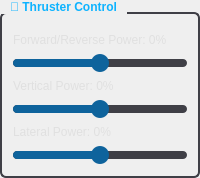
         <widget class="QGroupBox" name="grpThrusters">
          <property name="sizePolicy">
           <sizepolicy hsizetype="Preferred" vsizetype="Preferred">
            <horstretch>0</horstretch>
            <verstretch>0</verstretch>
           </sizepolicy>
          </property>
          <property name="styleSheet">
           <string notr="true">QGroupBox {
    border: 2px solid #3f3f46;
    border-radius: 6px;
    margin-top: 12px;
    padding-top: 8px;
    font-weight: bold;
}

QGroupBox::title {
    subcontrol-origin: margin;
    subcontrol-position: top left;
    padding: 0 8px;
    color: #0db3ff;
}</string>
          </property>
          <property name="title">
           <string>🚀 Thruster Control</string>
          </property>
          <layout class="QVBoxLayout" name="thrustersLayout">
           <item>
            <widget class="QLabel" name="lblForwardThrust">
             <property name="styleSheet">
              <string notr="true">/* Labels */
QLabel {
    color: #e0e0e0;
    background-color: transparent;
}

QLabel#lblStatus {
    padding: 4px 12px;
    border-radius: 4px;
    font-weight: bold;
}

QLabel[frameShape=&quot;4&quot;] { /* Box frame */
    background-color: #252526;
    border: 2px solid #3f3f46;
    border-radius: 4px;
}</string>
             </property>
             <property name="text">
              <string>Forward/Reverse Power: 0%</string>
             </property>
            </widget>
           </item>
           <item>
            <widget class="QSlider" name="sliderForward">
             <property name="styleSheet">
              <string notr="true">QSlider::groove:horizontal {
    height: 8px;
    background: #3f3f46;
    border-radius: 4px;
}

QSlider::handle:horizontal {
    background: #0e639c;
    width: 18px;
    margin: -5px 0;
    border-radius: 9px;
}

QSlider::handle:horizontal:hover {
    background: #1177bb;
}

QSlider::sub-page:horizontal {
    background: #0e639c;
    border-radius: 4px;
}</string>
             </property>
             <property name="minimum">
              <number>-100</number>
             </property>
             <property name="maximum">
              <number>100</number>
             </property>
             <property name="value">
              <number>0</number>
             </property>
             <property name="orientation">
              <enum>Qt::Horizontal</enum>
             </property>
             <property name="tickPosition">
              <enum>QSlider::TicksBelow</enum>
             </property>
             <property name="tickInterval">
              <number>25</number>
             </property>
            </widget>
           </item>
           <item>
            <widget class="QLabel" name="lblVerticalThrust">
             <property name="styleSheet">
              <string notr="true">/* Labels */
QLabel {
    color: #e0e0e0;
    background-color: transparent;
}

QLabel#lblStatus {
    padding: 4px 12px;
    border-radius: 4px;
    font-weight: bold;
}

QLabel[frameShape=&quot;4&quot;] { /* Box frame */
    background-color: #252526;
    border: 2px solid #3f3f46;
    border-radius: 4px;
}</string>
             </property>
             <property name="text">
              <string>Vertical Power: 0%</string>
             </property>
            </widget>
           </item>
           <item>
            <widget class="QSlider" name="sliderVertical">
             <property name="styleSheet">
              <string notr="true">QSlider::groove:horizontal {
    height: 8px;
    background: #3f3f46;
    border-radius: 4px;
}

QSlider::handle:horizontal {
    background: #0e639c;
    width: 18px;
    margin: -5px 0;
    border-radius: 9px;
}

QSlider::handle:horizontal:hover {
    background: #1177bb;
}

QSlider::sub-page:horizontal {
    background: #0e639c;
    border-radius: 4px;
}</string>
             </property>
             <property name="minimum">
              <number>-100</number>
             </property>
             <property name="maximum">
              <number>100</number>
             </property>
             <property name="value">
              <number>0</number>
             </property>
             <property name="orientation">
              <enum>Qt::Horizontal</enum>
             </property>
             <property name="tickPosition">
              <enum>QSlider::TicksBelow</enum>
             </property>
             <property name="tickInterval">
              <number>25</number>
             </property>
            </widget>
           </item>
           <item>
            <widget class="QLabel" name="lblLateralThrust">
             <property name="styleSheet">
              <string notr="true">/* Labels */
QLabel {
    color: #e0e0e0;
    background-color: transparent;
}

QLabel#lblStatus {
    padding: 4px 12px;
    border-radius: 4px;
    font-weight: bold;
}

QLabel[frameShape=&quot;4&quot;] { /* Box frame */
    background-color: #252526;
    border: 2px solid #3f3f46;
    border-radius: 4px;
}</string>
             </property>
             <property name="text">
              <string>Lateral Power: 0%</string>
             </property>
            </widget>
           </item>
           <item>
            <widget class="QSlider" name="sliderLateral">
             <property name="styleSheet">
              <string notr="true">QSlider::groove:horizontal {
    height: 8px;
    background: #3f3f46;
    border-radius: 4px;
}

QSlider::handle:horizontal {
    background: #0e639c;
    width: 18px;
    margin: -5px 0;
    border-radius: 9px;
}

QSlider::handle:horizontal:hover {
    background: #1177bb;
}

QSlider::sub-page:horizontal {
    background: #0e639c;
    border-radius: 4px;
}</string>
             </property>
             <property name="minimum">
              <number>-100</number>
             </property>
             <property name="maximum">
              <number>100</number>
             </property>
             <property name="value">
              <number>0</number>
             </property>
             <property name="orientation">
              <enum>Qt::Horizontal</enum>
             </property>
             <property name="tickPosition">
              <enum>QSlider::TicksBelow</enum>
             </property>
             <property name="tickInterval">
              <number>25</number>
             </property>
            </widget>
           </item>
          </layout>
         </widget>
